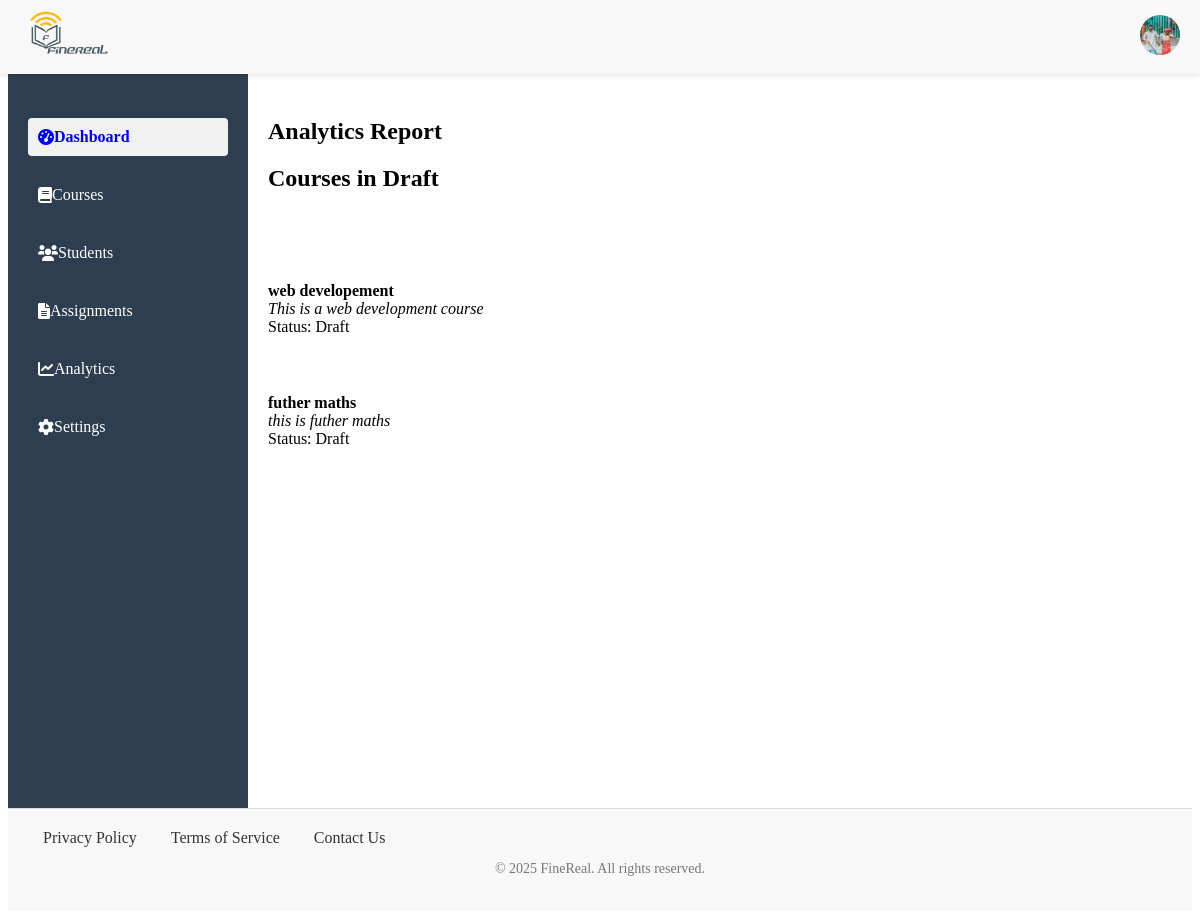
The page /dashboard/teacher (signed in) on the database as committed earlier.
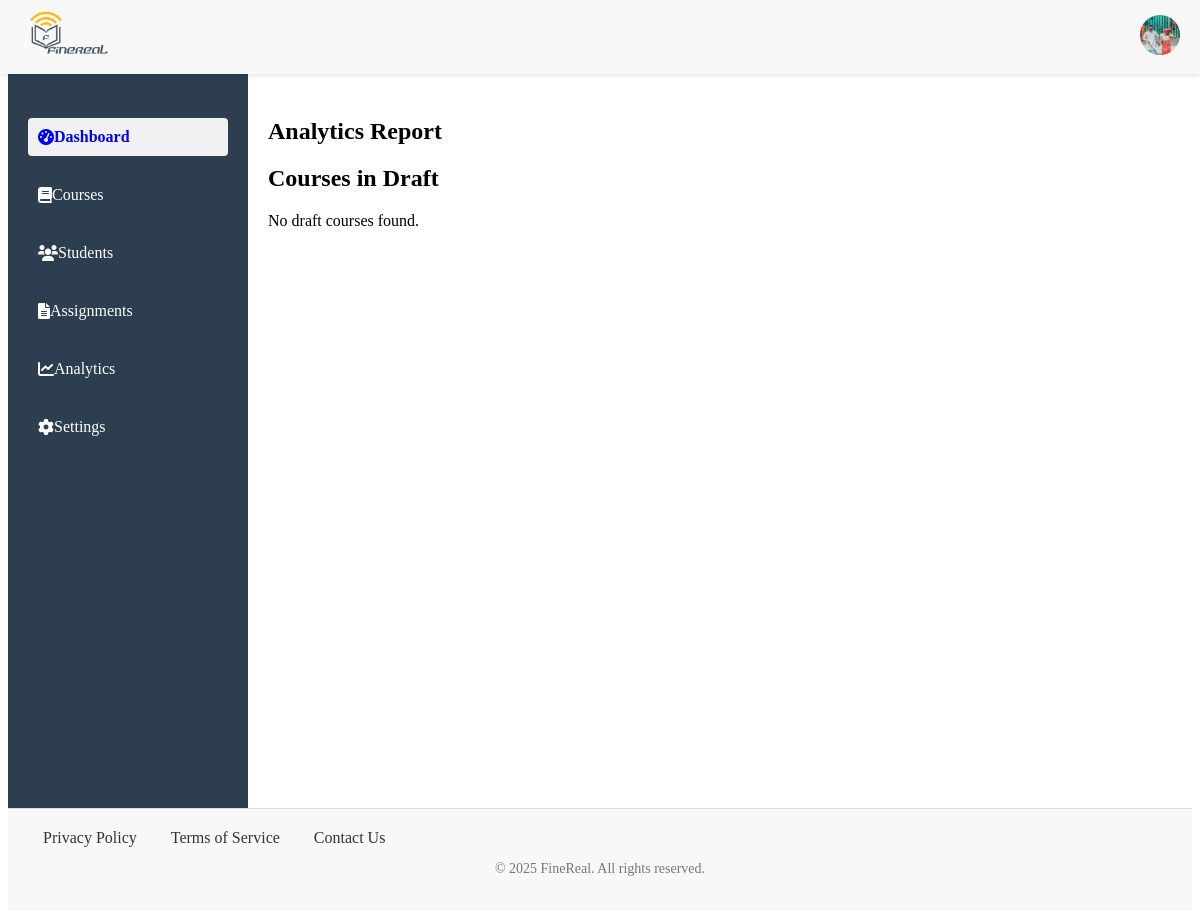
The same page on the database as committed later.
### app/models/course.py (models this page shows)
class Courses(BaseModel, db.Model):
    __tablename__ = 'courses'
    title = db.Column(db.String(255), nullable=False)
    description = db.Column(db.Text, nullable=False)
    category = db.Column(db.String(60))
    difficulty = db.Column(db.String(60), default="Beginner")
    prerequisite = db.Column(db.Text)
    status = db.Column(db.String(60))
    teacher_id = db.Column(db.Integer, db.ForeignKey('users.id'), nullable=False)
    modules = db.relationship('Modules', backref='courses', lazy=True, overlaps="modules_list")
    enrolled_students = db.relationship('Enrollments', backref='courses', lazy=True)

### app/routes/dashboard.py (the view)
@app.route('/dashboard/teacher')
@login_required
def teacher_dashboard():
    d_courses= draft_course()
    return render_template('tdashboard.html', user=current_user, d_courses= d_courses)

### app/models/user.py (called while the page is built)
@login_manager.user_loader
def load_user(user_id):
    return User.query.get(user_id)# PendingUser class and other functions...

### app/utils/course.py (called while the page is built)
def draft_course():
    if current_user.is_authenticated:
        courses = Courses.query.filter_by(teacher_id=current_user.id, status='Draft').all()
        return courses

### app/templates/tdashboard.html (shortened to what this page needs)
{% extends 'base.html' %}
{% block content %}
<section id="analytics" class="analytics_card">
    <h2>Analytics Report</h2>
</section>
<section id="draft" class="courses">
    <h2> Courses in Draft</h2>
    {% if d_courses %}
    <ul>
        {% for course in d_courses %}
            <li>
                <strong>{{ course.title }}</strong><br>
                <em>{{ course.description }}</em><br>
                Status: {{ course.status }}<br>
                <a href="#">Edit Course</a>
            </li>
        {% endfor %}
    </ul>
        {% else %}
            <p>No draft courses found.</p>
        {% endif %}
</section>
{% endblock %}

Rows that differ between the two databases and show on the page:
no longer on this page (row edited): Courses: title "web developement", description "This is a web development course", status "Draft"
no longer on this page (row edited): Courses: title "futher maths", description "this is futher maths", status "Draft"
Other text that changed with them:
text now shown: "No draft courses found."
